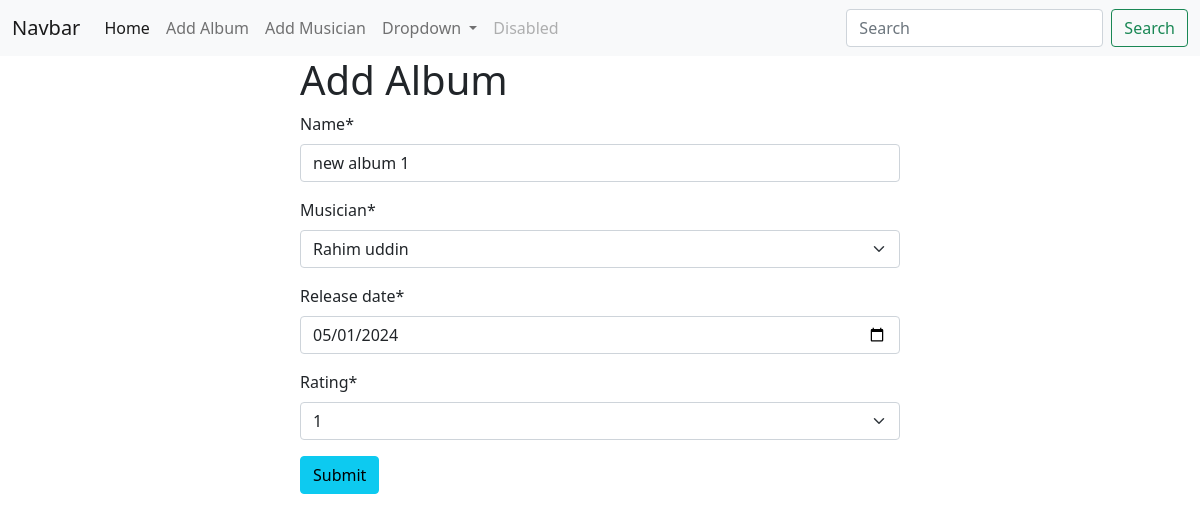
The page /album/edit_album/1 on the database its author committed.
### album/models.py (models this page shows, shortened)
class Album(models.Model):
    name = models.CharField(max_length=100)
    musician = models.ForeignKey(Musician, on_delete=models.CASCADE)
    release_date = models.DateField()
    CHOICES = {
        '1': '1',
        '2': '2',
        '3': '3',
        '4': '4',
        '5': '5',
    }
    rating = models.CharField(max_length=10,choices=CHOICES)

### album/views.py (the view)
# urls.py: path('edit_album/<int:id>', views.edit_album, name='edit_album'),
def edit_album(request,id):
    album = models.Album.objects.get(pk=id)
    album_forms = forms.AlbumForm(instance=album)
    if request.method == 'POST':
        album_forms = forms.AlbumForm(request.POST, instance=album)
        if album_forms.is_valid():
            album_forms.save()
            return redirect('home')
    return render (request, 'album.html',{'forms' : album_forms})

### album/forms.py
class AlbumForm(forms.ModelForm):
    class Meta:
        model = Album
        fields = '__all__'
        widgets = {
            'release_date': forms.DateInput(attrs={'type': 'date'}),
        }

### musician/models.py (called while the page is built)
    def __str__(self):
        return f"{self.first_name} {self.last_name}"

### album/templates/album.html (shortened to what this page needs)
{% extends 'base.html' %}
{% load crispy_forms_tags %}
{% block content %}
<form method="POST" style="width: 50%;margin: auto;">
    <h1>Add Album</h1>
    {{forms | crispy}}
    <button class="btn btn-info">Submit </button>
</form>
{% endblock  %}

### rows shown on the page
Album: name "new album 1", musician "Rahim uddin", release_date "05/01/2024", rating "1"
